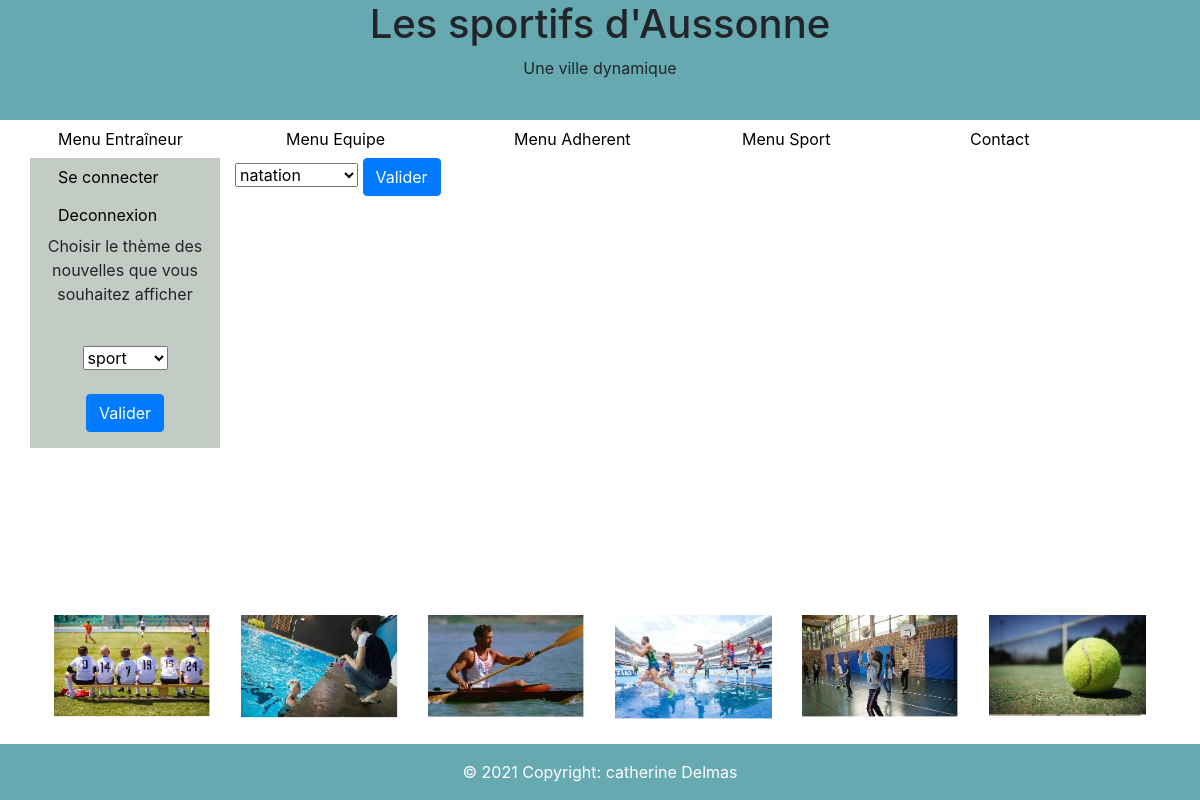
Before: /index.php?vue=Equipe&action=visualiser with the older database file.
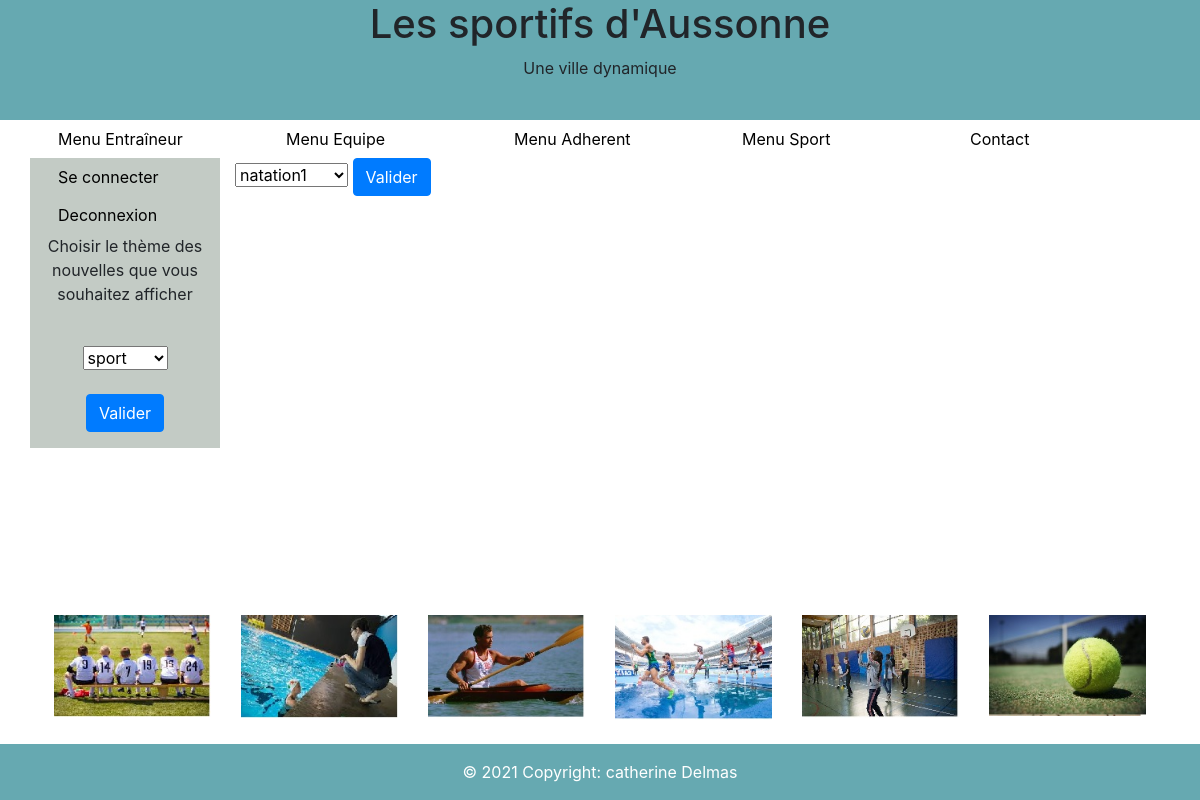
After: the same page with the newer database file.
### tables this page shows
CREATE TABLE IF NOT EXISTS `typenouvelle` (
  `idTypeNouvelle` int(11) NOT NULL,
  `libelleTypeNouvelle` char(32) NOT NULL,
  PRIMARY KEY (`idTypeNouvelle`)
);

CREATE TABLE IF NOT EXISTS `equipe` (
  `idEquipe` int(11) NOT NULL AUTO_INCREMENT,
  `nomEquipe` char(32) NOT NULL,
  `nbrPlaceEquipe` int(11) NOT NULL,
  `ageMinEquipe` int(11) NOT NULL,
  `ageMaxEquipe` int(11) NOT NULL,
  `sexeEquipe` char(1) NOT NULL,
  `idEntraineur` int(11) NOT NULL,
  `idSpe` int(11) NOT NULL,
  PRIMARY KEY (`idEquipe`),
  KEY `fk_equipe_entraineur` (`idEntraineur`),
  KEY `fk_equipe_specialite` (`idSpe`)
);

### Outil/autoload.php (called while the page is built, shortened)
<?php
	function my_autoloader($class)
	{	$result=substr($class,0,5);
	}
?>

### Traitement/classeMetier/metierEquipe.php (called while the page is built, shortened)
<?php
Class metierEquipe
	{
	private $idEquipe;
	private $nomEquipe;
	public function __construct($unIdEquipe, $unNomEquipe, $unNbrPlaceEquipe, $unAgeMinEquipe, $unAgeMaxEquipe, $unSexeEquipe, $unEntraineur, $uneSpe)
		{
		$this->idEquipe = $unIdEquipe;
		$this->nomEquipe = $unNomEquipe;
		}
	public function getIdEquipe()
	{
		return $this->idEquipe;
	}
	public function getNomEquipe()
		{
		return $this->nomEquipe;
		}
	}
?>

### Traitement/classeConteneur/conteneurEquipe.php (the view, shortened to what this page needs)
<?php
class conteneurEquipe
	{
	private $lesEquipes;
	public function __construct()
		{
		$this->lesEquipes = new arrayObject();
		}
	public function ajouterUneEquipe($unIdEquipe, $unNomEquipe, $unNbrPlaceEquipe, $unAgeMinEquipe, $unAgeMaxEquipe, $unSexeEquipe, $unEntraineur,$uneSpe)
	{
		$uneEquipe = new metierEquipe($unIdEquipe, $unNomEquipe, $unNbrPlaceEquipe, $unAgeMinEquipe, $unAgeMaxEquipe, $unSexeEquipe,$unEntraineur,$uneSpe);
		$this->lesEquipes->append($uneEquipe);
	}
	public function lesEquipesAuFormatHTML()
		{
		$liste = "<SELECT name = 'idEquipe'>";
		foreach ($this->lesEquipes as $uneEquipe)
			{
			$liste = $liste."<OPTION value='".$uneEquipe->getIdEquipe()."'>".$uneEquipe->getNomEquipe()."</OPTION>";
			}
		$liste = $liste."</SELECT>";
		return $liste;
		}
	}
?>

### index.php
<?php
	include ('Outil/autoload.php');
	$role=0;
	if (!isset($monControleur))
	{
		$monControleur = new controleur();
		$monControleur->afficheEntete();
	}
	if ((isset($_GET['vue']))&& (isset($_GET['action'])))
	{
		$monControleur->affichePage($_GET['action'],$_GET['vue'],$role);
	}
	else
	{
		require "vues/ihm/menu.php";
	}
		$monControleur->affichePiedPage();
?>

### Vues/ihm/entete.php (shortened to what this page needs)
<html>
	<head>
	<head>
	<body>
		<div class="container-fluid bleu">
			<h1> Les sportifs d'Aussonne </h1>
			Une ville dynamique
		</div>
		<div class="container">
			<div class="row">

### Controleur/controleur.php (shortened to what this page needs)
<?php
	class controleur
	{
		private $toutesLesEquipes;
		private $tousLesVacataires;
		private $tousLesTitulaires;
		private $toutesLesSpecialites;
		private $maBD;
		public function __construct()
		{
			$this->maBD = new accesBD();
			$this->tousLesVacataires = new conteneurVacataire();
			$this->tousLesTitulaires = new conteneurTitulaire();
			$this->toutesLesEquipes = new conteneurEquipe();
			$this->toutesLesSpecialites = new conteneurSpecialite();
			$this->chargeLesEquipes();
		}
        public function afficheEntete()
		{
			require 'Vues/ihm/entete.php';
		}
		public function affichePiedPage()
		{
		require 'Vues/ihm/piedPage.php';
		}
		public function affichePage($action,$vue,$role)
		{
			if (isset($_GET['action']) && ($_GET['vue']))
			{
				$action = htmlspecialchars($_GET['action']);
				$vue = htmlspecialchars($_GET['vue']);
				switch ($vue)
				{
					case "Equipe" :
						$this->actionEquipe($action,$role);
						break;
					case "Connexion" :
						$this->actionConnexion($action,$role);
						break;
				}
			}
		}
		public function actionConnexion($action,$role)
		{
			switch ($action)
			{
				case "initialiserTypeNouvelle":
					echo $ListeDesTypesNouvelles=$this->maBD->listeDesNouvellesFormatHTML();
					break;
			}
		}
		public function chargeLesVacataires()
		{   $resultatEntraineur=$this->maBD->chargement('entraineur');
			$resultatVacataire=$this->maBD->chargement('vacataire');
			$nbE=0;
			while ($nbE<sizeof($resultatEntraineur))
			{
				$nbV=0;
				while ($nbV<sizeof($resultatVacataire))
				{
					if ($resultatEntraineur[$nbE][0] == $resultatVacataire[$nbV][0])
					{
						$this->tousLesVacataires->ajouterUnVacataire($resultatEntraineur[$nbE][0],$resultatEntraineur[$nbE][1],$resultatEntraineur[$nbE][2],$resultatEntraineur[$nbE][3],$resultatVacataire[$nbV][1]);
					}
					$nbV++;
				}
				$nbE++;
			}
		}
		public function chargeLesTitulaires()
		{   $resultatEntraineur=$this->maBD->chargement('entraineur');
			$resultatTitulaire=$this->maBD->chargement('titulaire');
			$nbE=0;
			while ($nbE<sizeof($resultatEntraineur))
			{
				$nbT=0;
				while ($nbT<sizeof($resultatTitulaire))
				{
					if ($resultatEntraineur[$nbE][0] == $resultatTitulaire[$nbT][0])
					{
						$this->tousLesTitulaires->ajouterUnTitulaire($resultatEntraineur[$nbE][0],$resultatEntraineur[$nbE][1],$resultatEntraineur[$nbE][2],$resultatEntraineur[$nbE][2],$resultatTitulaire[$nbT][1]);
					}
					$nbT++;
				}
				$nbE++;
			}
		}
		function actionEquipe($action,$role)
		{
			switch ($action)
			{
					case "visualiser" :
					$vue=new vueCentraleConnexion();
					$vue->afficheMenuInternaute();
					require 'vues/ihm/nouvelle.php';
					$message = $this->toutesLesEquipes->lesEquipesAuFormatHTML();
					$vue = new vueCentraleEquipe();
					$vue->visualiserEquipe($message);
					break;
			}
		}
		public function chargeLesEquipes()
		{   $resultatEquipe=$this->maBD->chargement('equipe');
			$nbE=0;
			while ($nbE<sizeof($resultatEquipe))
			{
				if ($this->tousLesVacataires->chercherExistenceIdVacataire($resultatEquipe[$nbE][6]))
				{
						$this->toutesLesEquipes->ajouterUneEquipe($resultatEquipe[$nbE][0],$resultatEquipe[$nbE][1],$resultatEquipe[$nbE][2],$resultatEquipe[$nbE][3],$resultatEquipe[$nbE][4],$resultatEquipe[$nbE][5],$this->tousLesVacataires->donneObjetVacataireDepuisNumero($resultatEquipe[$nbE][6]), $this->toutesLesSpecialites->donneObjetSpecialiteDepuisNumero($resultatEquipe[$nbE][7]));
				}
				else
				{
					$this->toutesLesEquipes->ajouterUneEquipe($resultatEquipe[$nbE][0],$resultatEquipe[$nbE][1],$resultatEquipe[$nbE][2],$resultatEquipe[$nbE][3],$resultatEquipe[$nbE][4],$resultatEquipe[$nbE][5],$this->tousLesTitulaires->donneObjetTitulaireDepuisNumero($resultatEquipe[$nbE][6]),$this->toutesLesSpecialites->donneObjetSpecialiteDepuisNumero($resultatEquipe[$nbE][7]));
				}
				$nbE++;
			}
		}
		public function chargeLesSpecialites()
		{   $resultatSpecialite=$this->maBD->chargement('specialite');
			$nbA=0;
			while ($nbA<sizeof($resultatSpecialite))
			{
				$this->toutesLesSpecialites->ajouterUneSpecialite($resultatSpecialite[$nbA][0],$resultatSpecialite[$nbA][1]);
				$nbA++;
			}
		}
	}
?>

### Vues/ihm/vueCentraleConnexion.php (shortened to what this page needs)
<?php
	class vueCentraleConnexion
	{
		public function afficheMenuInternaute()
		{
			echo '<div class="dropdown col">
				<button class="btn bg-transparent dropdown-toogle" type="button" id="menuEntraineur" data-toggle="dropdown" aria-haspopup="true" aria-expanded="false">
					Menu Entraîneur
					<span class="caret"></span>
				</button>
				<ul class="dropdown-menu" aria-labelledby="menuEntraineur">
					<li><a class="dropdown-item" href=index.php?vue=Entraineur&action=visualiser>Visualiser les entraineurs</a></li>
				</ul>
			</div>
			<div class="dropdown col">
				<button class="btn bg-transparent dropdown-toogle" type="button" id="menuEquipe" data-toggle="dropdown" aria-haspopup="true" aria-expanded="true">
					Menu Equipe
					<span class="caret"></span>
				</button>
				<ul class="dropdown-menu" aria-labelledby="menuEquipe">
					<li><a class="dropdown-item" href=index.php?vue=Equipe&action=visualiser>Visualiser une équipe</a></li>
				</ul>
			</div>
			<div class="dropdown col">
				<button class="btn bg-transparent dropdown-toogle" type="button" id="menuAdherent" data-toggle="dropdown" aria-haspopup="true" aria-expanded="true">
					Menu Adherent
					<span class="caret"></span>
				</button>
				<ul class="dropdown-menu" aria-labelledby="menuAdherent">
					<li><a class="dropdown-item" href=index.php?vue=Adherent&action=visualiser>Visualiser les Adherents</a></li>
				</ul>
			</div>
			<div class="dropdown col">
				<button class="btn bg-transparent dropdown-toogle" type="button" id="menuSpe" data-toggle="dropdown" aria-haspopup="true" aria-expanded="true">
					Menu Sport
					<span class="caret"></span>
				</button>
				<ul class="dropdown-menu" aria-labelledby="menuSpe">
					<li><a class="dropdown-item" href=index.php?vue=Connexion&action=visualiser>Visualiser les sports</a></li>
				</ul>
			</div>
			<div class="dropdown col">
				<button class="btn bg-transparent dropdown-toogle" type="button" id="contact" data-toggle="dropdown" aria-haspopup="true" aria-expanded="true">
					Contact
					<span class="caret"></span>
				</button>
				<ul class="dropdown-menu" aria-labelledby="messages">
					<li><a class="dropdown-item" href=index.php?vue=Connexion&action=contact>écrire un message</a></li>
				</ul>
			</div>
			</div>
			</div>
		<div class="container">
			<div class="row">
				<div class ="col-md-2 col-xs-12 infosComplementaires">';
					require "vues/ihm/connexion.php";
					require "vues/ihm/deconnexion.php";
		}
	}

### Vues/ihm/connexion.php (shortened to what this page needs)
<button type="button" class="btn bg-transparent" data-toggle="modal" data-target="#connexion">
  Se connecter
</button>

### Vues/ihm/deconnexion.php (shortened to what this page needs)
<button type="button" class="btn bg-transparent" data-toggle="modal" data-target="#deconnexion">
  Deconnexion
</button>

### Vues/ihm/nouvelle.php (shortened to what this page needs)
<?php echo '<p align=center>Choisir le thème des nouvelles que vous souhaitez afficher </p><br>
					               <form action=index.php method=GET align=center>';
									$this->affichePage($_GET['action'],$_GET['vue'],$role);
									echo '<br>  <br>
									<input type=hidden name=vue value=Connexion></input>
									<input type=hidden name=action value=typeChoixNouvelle></input>
									<button type="submit" class="btn btn-primary">Valider</button>
							 </form>
				</div>
				<div class="col-md-10 col-xs-12 ">';
				?>

### Outil/accesBD.php (shortened to what this page needs)
<?php
class accesBD
{
	private $hote;
	private $login;
	private $passwd;
	private $base;
	private $conn;
	public function __construct()
		{
		$this->hote="localhost";
		$this->login="root";
		$this->passwd="";
		$this->base="clubAussonne";
		}
	private function connexion()
	{
		try
        {
            $this->conn = new PDO("mysql:host=".$this->hote.";dbname=".$this->base.";charset=utf8", $this->login, $this->passwd);
        }
        catch(PDOException $e)
        {
            die("Connection à la base de données échouée".$e->getMessage());
        }
	}
	public function listeDesNouvellesFormatHTML()
	{
		$requete=$this->conn->prepare('SELECT * from typeNouvelle;');
		if ($requete->execute())
		{
			$retour = '<select name=typeNouvelle>';
			while ( $row = $requete->fetch ( PDO::FETCH_OBJ ) )
			{
				$retour = $retour . '<option value="' . $row->idTypeNouvelle . '">' . $row->libelleTypeNouvelle . '</option>';
			}
			$retour = $retour .'</select>';
			echo $retour;
		}
		if(!$requete->execute())
		{
			die("Erreur dans la requête : ".$requete->errorCode());
		}
	}
	public function chargement($uneTable)
	{
		$lesInfos=null;
		$nbTuples=0;
		$stringQuery="SELECT * FROM ";
		$stringQuery = $this->specialCase($stringQuery,$uneTable);
		$query = $this->conn->prepare($stringQuery);
		if($query->execute())
		{
			while($row = $query->fetch(PDO::FETCH_NUM))
			{
				$lesInfos[$nbTuples] = $row;
				$nbTuples++;
			}
		}
		else
		{
			die('Problème dans chargement : '.$query->errorCode());
		}
		return $lesInfos;
	}
	private function specialCase($stringQuery,$uneTable)
	{
			$uneTable = strtoupper($uneTable);
			switch ($uneTable) {
			case 'VACATAIRE':
				$stringQuery.='vacataire';
				break;
			case 'EQUIPE':
				$stringQuery.='equipe';
				break;
			case 'ADHERENT':
				$stringQuery.='adherent';
				break;
			case 'ENTRAINEUR':
				$stringQuery.='entraineur';
				break;
			case 'TITULAIRE':
				$stringQuery.='titulaire';
				break;
			case 'SPECIALITE':
				$stringQuery.='specialite';
				break;
			}
			return $stringQuery.";";
	}
}

### Vues/ihm/vueCentraleEquipe.php (shortened to what this page needs)
<?php
	class vueCentraleEquipe
	{
		public function visualiserEquipe($message)
		{
			echo '<form action=index.php?vue=Equipe&action=choixFaitPourVisu method = GET>';
			echo $message;
			echo ' <input type=hidden name=vue value=Equipe></input>
				   <input type=hidden name=action value=choixFaitPourVisu></input>
				   <button type="submit" class="btn btn-primary">Valider</button>
				  </form>
			';
		}
}
?>

### Vues/ihm/piedPage.php (shortened to what this page needs)
				<footer class="text-center text-white fixed-bottom" style="background-color: #FFFFFF;">
					  <div class="container p-4">
						<section class="">
						  <div class="row">
							<div class="col-lg-2 col-md-12 mb-4 mb-md-0">
							  <div
								class="bg-image hover-overlay ripple shadow-1-strong rounded"
								data-ripple-color="light"
							  >
								<img
								  src="Vues/design/photos/foot.jpg"
								  class="w-100"
								/>
							  </div>
							</div>
							<div class="col-lg-2 col-md-12 mb-4 mb-md-0">
							  <div
								class="bg-image hover-overlay ripple shadow-1-strong rounded"
								data-ripple-color="light"
							  >
								<img
								  src="Vues/design/photos/natation.jpg"
								  class="w-100"
								/>
							  </div>
							</div>
							<div class="col-lg-2 col-md-12 mb-4 mb-md-0">
							  <div
								class="bg-image hover-overlay ripple shadow-1-strong rounded"
								data-ripple-color="light"
							  >
								<img
								  src="Vues/design/photos/aviron.jpg"
								  class="w-100"
								/>
							  </div>
							</div>
							<div class="col-lg-2 col-md-12 mb-4 mb-md-0">
							  <div
								class="bg-image hover-overlay ripple shadow-1-strong rounded"
								data-ripple-color="light"
							  >
								<img
								  src="Vues/design/photos/athletisme.jpg"
								  class="w-100"
								/>
							  </div>
							</div>
							<div class="col-lg-2 col-md-12 mb-4 mb-md-0">
							  <div
								class="bg-image hover-overlay ripple shadow-1-strong rounded"
								data-ripple-color="light"
							  >
								<img
								  src="Vues/design/photos/volley.jpg"
								  class="w-100"
								/>
							  </div>
							</div>
							<div class="col-lg-2 col-md-12 mb-4 mb-md-0">
							  <div
								class="bg-image hover-overlay ripple shadow-1-strong rounded"
								data-ripple-color="light"
							  >
								<img
								  src="Vues/design/photos/tennis.jpg"
								  class="w-100"
								/>
							  </div>
							</div>
						  </div>
						</section>
					  </div>
					  <div class="text-center p-3" style="background-color: #66A9B1;">
						© 2021 Copyright:
						<a class="text-white" href="https://mdbootstrap.com/">catherine Delmas</a>
					  </div>
				</footer>
			</div>
		</div>
	</div>
</BODY>
</HTML>

### Vues/design/mairie.css (style rules this page uses)
.bleu { background-color : #66A9B1; height : 15%; text-align : center; }
.infosComplementaires { background-color : #C3CBC5; }

Changed rows visible on the page:
changed equipe: idEquipe "natation" → "natation1"
